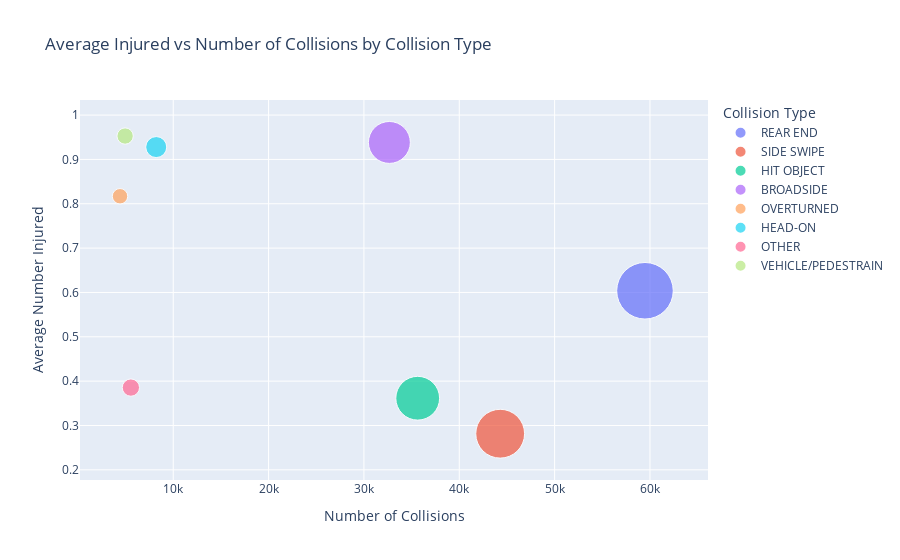

The notebook cell this image was saved under:
### Code cell
# Scatter plot: Collision type frequency vs average injuries
fig = px.scatter(
    collision_type,
    x='Num Collisions',
    y='Avg Injured',
    color='Collision Type',
    hover_name='Collision Type',
    title = 'Average Injured vs Number of Collisions by Collision Type',
    category_orders={'Collision Type': col_order},
    size='Num Collisions',
    size_max=40
)

fig.update_layout(
    xaxis_title='Number of Collisions',
    yaxis_title='Average Number Injured',
    legend_title='Collision Type'
)

fig.show()

### Figure 1 — Plotly figure (JSON) as saved in the notebook; plotly's stock layout.template omitted (floating-point values rounded to 4 significant figures)
{"data": [{"hovertemplate": "<b>%{hovertext}</b><br><br>Collision Type=REAR END<br>Num Collisions=%{marker.size}<br>Avg Injured=%{y}<extra></extra>", "hovertext": ["REAR END"], "legendgroup": "REAR END", "marker": {"color": "#636efa", "size": [59476], "sizemode": "area", "sizeref": 37.17, "symbol": "circle"}, "mode": "markers", "name": "REAR END", "orientation": "v", "showlegend": true, "type": "scatter", "x": [59476], "xaxis": "x", "y": [0.6038], "yaxis": "y"}, {"hovertemplate": "<b>%{hovertext}</b><br><br>Collision Type=SIDE SWIPE<br>Num Collisions=%{marker.size}<br>Avg Injured=%{y}<extra></extra>", "hovertext": ["SIDE SWIPE"], "legendgroup": "SIDE SWIPE", "marker": {"color": "#EF553B", "size": [44290], "sizemode": "area", "sizeref": 37.17, "symbol": "circle"}, "mode": "markers", "name": "SIDE SWIPE", "orientation": "v", "showlegend": true, "type": "scatter", "x": [44290], "xaxis": "x", "y": [0.2815], "yaxis": "y"}, {"hovertemplate": "<b>%{hovertext}</b><br><br>Collision Type=HIT OBJECT<br>Num Collisions=%{marker.size}<br>Avg Injured=%{y}<extra></extra>", "hovertext": ["HIT OBJECT"], "legendgroup": "HIT OBJECT", "marker": {"color": "#00cc96", "size": [35640], "sizemode": "area", "sizeref": 37.17, "symbol": "circle"}, "mode": "markers", "name": "HIT OBJECT", "orientation": "v", "showlegend": true, "type": "scatter", "x": [35640], "xaxis": "x", "y": [0.3615], "yaxis": "y"}, {"hovertemplate": "<b>%{hovertext}</b><br><br>Collision Type=BROADSIDE<br>Num Collisions=%{marker.size}<br>Avg Injured=%{y}<extra></extra>", "hovertext": ["BROADSIDE"], "legendgroup": "BROADSIDE", "marker": {"color": "#ab63fa", "size": [32670], "sizemode": "area", "sizeref": 37.17, "symbol": "circle"}, "mode": "markers", "name": "BROADSIDE", "orientation": "v", "showlegend": true, "type": "scatter", "x": [32670], "xaxis": "x", "y": [0.9383], "yaxis": "y"}, {"hovertemplate": "<b>%{hovertext}</b><br><br>Collision Type=OVERTURNED<br>Num Collisions=%{marker.size}<br>Avg Injured=%{y}<extra></extra>", "hovertext": ["OVERTURNED"], "legendgroup": "OVERTURNED", "marker": {"color": "#FFA15A", "size": [4420], "sizemode": "area", "sizeref": 37.17, "symbol": "circle"}, "mode": "markers", "name": "OVERTURNED", "orientation": "v", "showlegend": true, "type": "scatter", "x": [4420], "xaxis": "x", "y": [0.817], "yaxis": "y"}, {"hovertemplate": "<b>%{hovertext}</b><br><br>Collision Type=HEAD-ON<br>Num Collisions=%{marker.size}<br>Avg Injured=%{y}<extra></extra>", "hovertext": ["HEAD-ON"], "legendgroup": "HEAD-ON", "marker": {"color": "#19d3f3", "size": [8217], "sizemode": "area", "sizeref": 37.17, "symbol": "circle"}, "mode": "markers", "name": "HEAD-ON", "orientation": "v", "showlegend": true, "type": "scatter", "x": [8217], "xaxis": "x", "y": [0.9279], "yaxis": "y"}, {"hovertemplate": "<b>%{hovertext}</b><br><br>Collision Type=OTHER<br>Num Collisions=%{marker.size}<br>Avg Injured=%{y}<extra></extra>", "hovertext": ["OTHER"], "legendgroup": "OTHER", "marker": {"color": "#FF6692", "size": [5559], "sizemode": "area", "sizeref": 37.17, "symbol": "circle"}, "mode": "markers", "name": "OTHER", "orientation": "v", "showlegend": true, "type": "scatter", "x": [5559], "xaxis": "x", "y": [0.3855], "yaxis": "y"}, {"hovertemplate": "<b>%{hovertext}</b><br><br>Collision Type=VEHICLE/PEDESTRAIN<br>Num Collisions=%{marker.size}<br>Avg Injured=%{y}<extra></extra>", "hovertext": ["VEHICLE/PEDESTRAIN"], "legendgroup": "VEHICLE/PEDESTRAIN", "marker": {"color": "#B6E880", "size": [4954], "sizemode": "area", "sizeref": 37.17, "symbol": "circle"}, "mode": "markers", "name": "VEHICLE/PEDESTRAIN", "orientation": "v", "showlegend": true, "type": "scatter", "x": [4954], "xaxis": "x", "y": [0.9527], "yaxis": "y"}], "layout": {"legend": {"itemsizing": "constant", "title": {"text": "Collision Type"}, "tracegroupgap": 0}, "title": {"text": "Average Injured vs Number of Collisions by Collision Type"}, "xaxis": {"anchor": "y", "domain": [0, 1], "title": {"text": "Number of Collisions"}}, "yaxis": {"anchor": "x", "domain": [0, 1], "title": {"text": "Average Number Injured"}}}}
